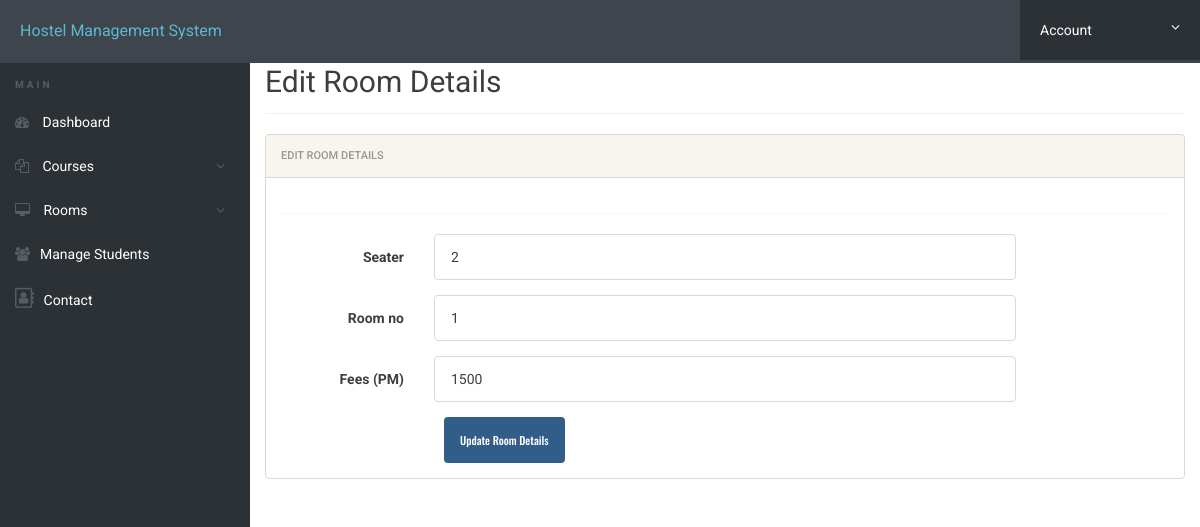
The app's page /admin/edit-room.php?id=10 (signed in) with its own data.
### tables this page shows
CREATE TABLE `rooms` (
  `id` int(11) NOT NULL,
  `seater` int(11) NOT NULL,
  `room_no` varchar(255) NOT NULL,
  `fees` int(11) NOT NULL,
  `posting_date` timestamp NOT NULL DEFAULT current_timestamp()
);

### admin/edit-room.php (the view, shortened to what this page needs)
<?php
include('includes/config.php');
?>
<!doctype html>
<html lang="en" class="no-js">
<head>
	<link rel="stylesheet" href="css/font-awesome.min.css">
	<link rel="stylesheet" href="css/bootstrap.min.css">
	<link rel="stylesheet" href="css/dataTables.bootstrap.min.css">>
	<link rel="stylesheet" href="css/bootstrap-social.css">
	<link rel="stylesheet" href="css/bootstrap-select.css">
	<link rel="stylesheet" href="css/fileinput.min.css">
	<link rel="stylesheet" href="css/awesome-bootstrap-checkbox.css">
	<link rel="stylesheet" href="css/style.css">
</head>
<body>
	<?php include('includes/header.php'); ?>
	<div class="ts-main-content">
		<?php include('includes/sidebar.php'); ?>
		<div class="content-wrapper">
			<div class="container-fluid">
				<div class="row">
					<div class="col-md-12">
						<h2 class="page-title">Edit Room Details </h2>
						<div class="row">
							<div class="col-md-12">
								<div class="panel panel-default">
									<div class="panel-heading">Edit Room Details</div>
									<div class="panel-body">
										<form method="post" class="form-horizontal">
											<?php
											$id = $_GET['id'];
											$ret = "select * from rooms where id=?";
											$stmt = $mysqli->prepare($ret);
											$stmt->bind_param('i', $id);
											$stmt->execute();
											$res = $stmt->get_result();
											while ($row = $res->fetch_object()) {
											?>
												<div class="hr-dashed"></div>
												<div class="form-group">
													<label class="col-sm-2 control-label">Seater </label>
													<div class="col-sm-8">
														<input type="text" name="seater" value="<?php echo $row->seater; ?>" class="form-control">
													</div>
												</div>
												<div class="form-group">
													<label class="col-sm-2 control-label">Room no </label>
													<div class="col-sm-8">
														<input type="text" class="form-control" name="rmno" id="rmno" value="<?php echo $row->room_no; ?>">
													</div>
												</div>
												<div class="form-group">
													<label class="col-sm-2 control-label">Fees (PM) </label>
													<div class="col-sm-8">
														<input type="text" class="form-control" name="fees" value="<?php echo $row->fees; ?>">
													</div>
												</div>
											<?php } ?>
											<div class="col-sm-8 col-sm-offset-2">
												<input class="btn btn-primary" type="submit" name="submit" value="Update Room Details ">
											</div>
										</form>
									</div>
								</div>
							</div>
						</div>
					</div>
				</div>
			</div>
		</div>
	</div>
</body>
</html>

### admin/css/style.css (style rules this page uses)
html { font-size: 14px; }
@media only screen and (min-width: 480px) { html { font-size: 17px; } }
@media only screen and (min-width: 768px) { html { font-size: 14px; } }
body { font-size: 1em; }
.btn { font-family: 'Oswald', sans-serif; }
.hr-dashed { background-color: transparent; border-top: 1px dotted #edf0f5; color: transparent; height: 1px; margin: 20px 0; }
.panel { overflow: hidden; }
.btn { text-transform: none; }
.page-title { padding-bottom: 15px; margin-bottom: 20px; border-bottom: 1px solid #f0f0f0; }
.ts-main-content .content-wrapper { padding-top: 15px; margin-top: 10px; }
@media only screen and (min-width: 992px) { .ts-main-content .content-wrapper { margin-left: 250px; } }

### records on screen
rooms: seater "2", rmno "1", fees "1500"
